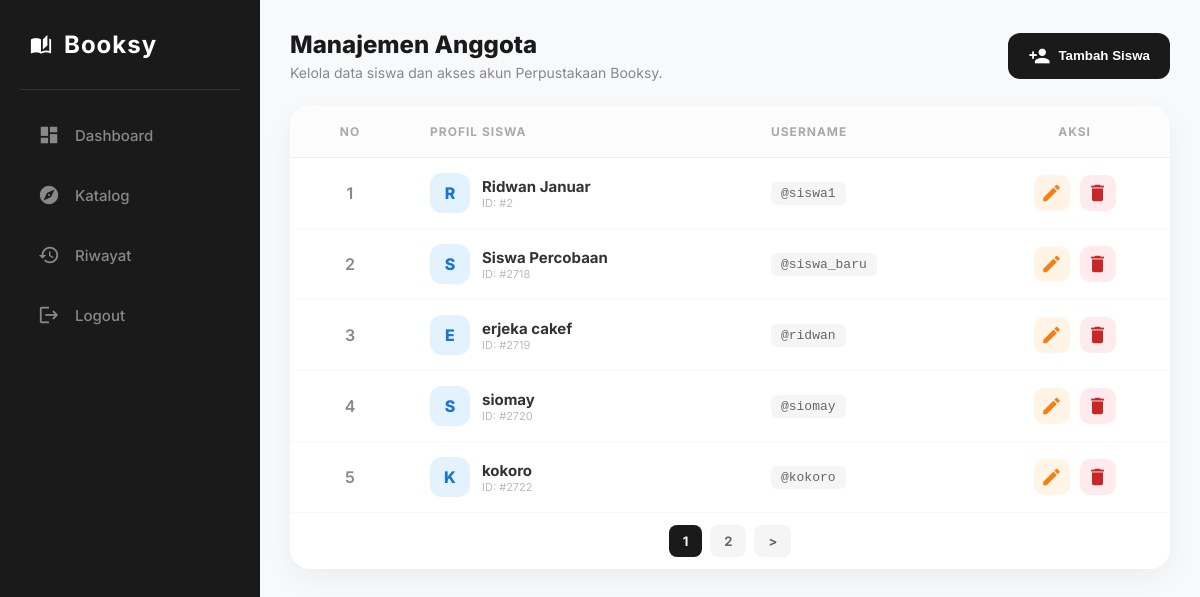
/admin/kelola_user, run on an earlier commit of the app's database.
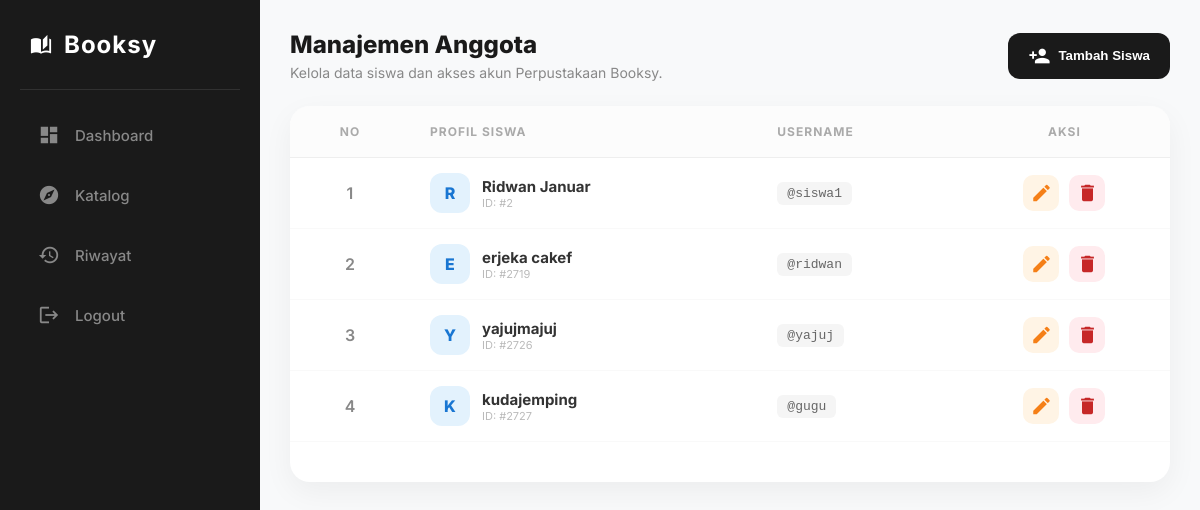
And on a later commit of the database.
### tables this page shows
CREATE TABLE `users` (
  `id_user` int(11) NOT NULL,
  `username` varchar(50) NOT NULL,
  `password` varchar(255) NOT NULL,
  `nama_lengkap` varchar(100) NOT NULL,
  `alamat` text DEFAULT NULL,
  `role` enum('admin','siswa') DEFAULT 'siswa',
  `created_at` timestamp NOT NULL DEFAULT current_timestamp()
);

### application/controllers/Admin.php (called while the page is built, shortened)
<?php
class Admin extends CI_Controller
{
    public function __construct()
    {
        $this->load->model('M_Buku');
        $this->load->model('M_User');
        $this->load->library('pagination');
        $this->load->library('pagination');
    }
    public function kelola_user($start = 0)
    {
        $config['base_url'] = base_url('admin/kelola_user');
        $config['total_rows'] = $this->M_User->count_siswa();
        $config['per_page'] = 5;
        $this->pagination->initialize($config);
        $data['user'] = $this->M_User->get_pagination_siswa($config['per_page'], $start);
        $data['pagination'] = $this->pagination->create_links();
        $this->load->view('layout/v_sidebar');
        $this->load->view('admin/v_kelola_user', $data);
    }
}

### index.php (called while the page is built, shortened)
<?php
require_once BASEPATH . 'core/CodeIgniter.php';

### application/config/config.php (called while the page is built, shortened)
<?php
$config['base_url'] = 'http://localhost/perpuz';
$config['index_page'] = '';
$config['uri_protocol']	= 'REQUEST_URI';
$config['url_suffix'] = '';
$config['language']	= 'english';
$config['charset'] = 'UTF-8';
$config['enable_hooks'] = FALSE;
$config['subclass_prefix'] = 'MY_';
$config['composer_autoload'] = FALSE;
$config['permitted_uri_chars'] = 'a-z 0-9~%.:_\-';
$config['enable_query_strings'] = FALSE;
$config['controller_trigger'] = 'c';
$config['function_trigger'] = 'm';
$config['directory_trigger'] = 'd';
$config['allow_get_array'] = TRUE;
$config['log_threshold'] = 0;
$config['log_path'] = '';
$config['log_file_extension'] = '';
$config['log_file_permissions'] = 0644;
$config['log_date_format'] = 'Y-m-d H:i:s';
$config['error_views_path'] = '';
$config['cache_path'] = '';
$config['cache_query_string'] = FALSE;
$config['encryption_key'] = '';
$config['sess_driver'] = 'files';
$config['sess_cookie_name'] = 'ci_session';
$config['sess_samesite'] = 'Lax';
$config['sess_expiration'] = 7200;
$config['sess_save_path'] = NULL;
$config['sess_match_ip'] = FALSE;
$config['sess_time_to_update'] = 300;
$config['sess_regenerate_destroy'] = FALSE;
$config['cookie_prefix']	= '';
$config['cookie_domain']	= '';
$config['cookie_path']		= '/';
$config['cookie_secure']	= FALSE;
$config['cookie_httponly'] 	= FALSE;
$config['cookie_samesite'] 	= 'Lax';
$config['standardize_newlines'] = FALSE;
$config['global_xss_filtering'] = FALSE;
$config['csrf_protection'] = FALSE;
$config['csrf_token_name'] = 'csrf_test_name';
$config['csrf_cookie_name'] = 'csrf_cookie_name';
$config['csrf_expire'] = 7200;
$config['csrf_regenerate'] = TRUE;
$config['csrf_exclude_uris'] = array();
$config['compress_output'] = FALSE;
$config['time_reference'] = 'local';
$config['rewrite_short_tags'] = FALSE;
$config['proxy_ips'] = '';

### application/models/M_User.php (called while the page is built)
<?php
class M_User extends CI_Model
{
    public function count_siswa()
    {
        $this->db->where('role', 'siswa');
        return $this->db->count_all_results('users');
    }
    public function get_pagination_siswa($limit, $start)
    {
        $this->db->where('role', 'siswa');
        return $this->db->get('users', $limit, $start)->result();
    }
}

### application/views/admin/v_kelola_user.php (the view, shortened to what this page needs)
<div class="content">
    <div class="page-header">
        <div class="header-text">
            <h2>Manajemen Anggota</h2>
            <p>Kelola data siswa dan akses akun Perpustakaan Booksy.</p>
        </div>
        <button class="btn-add" onclick="document.getElementById('modalUser').style.display='block'">
            <span class="material-icons">person_add</span>
            Tambah Siswa
        </button>
    </div>
    <div class="table-card">
        <table class="modern-table">
            <thead>
                <tr>
                    <th style="width: 80px; text-align: center;">No</th>
                    <th>Profil Siswa</th>
                    <th>Username</th>
                    <th style="text-align: center;">Aksi</th>
                </tr>
            </thead>
            <tbody>
                <?php $no = $this->uri->segment(3) + 1;
                foreach ($user as $u): ?>
                    <tr>
                        <td style="text-align: center; color: #888; font-weight: 600;"><?= $no++ ?></td>
                        <td>
                            <div class="user-profile-cell">
                                <div class="avatar">
                                    <?= strtoupper(substr($u->nama_lengkap, 0, 1)) ?>
                                </div>
                                <div class="user-det">
                                    <strong><?= $u->nama_lengkap ?></strong>
                                    <small>ID: #<?= $u->id_user ?></small>
                                </div>
                            </div>
                        </td>
                        <td>
                            <code class="username-tag">@<?= $u->username ?></code>
                        </td>
                        <td style="text-align: center;">
                            <div class="action-group">
                                <button class="btn-icon edit"
                                    onclick="editUser('<?= $u->id_user ?>', '<?= $u->username ?>', '<?= $u->nama_lengkap ?>')"
                                    title="Edit Data">
                                    <span class="material-icons">edit</span>
                                </button>
                                <a href="<?= base_url('admin/user_delete/' . $u->id_user) ?>"
                                   class="btn-icon delete"
                                   onclick="return confirm('Hapus siswa <?= $u->nama_lengkap ?>?')"
                                   title="Hapus Data">
                                    <span class="material-icons">delete</span>
                                </a>
                            </div>
                        </td>
                    </tr>
                <?php endforeach; ?>
            </tbody>
        </table>
        <div class="pagination-container">
            <?= $pagination ?>
        </div>
    </div>
</div>

### application/views/layout/v_sidebar.php (shortened to what this page needs)
<?php
$segment1 = $this->uri->segment(1);
$segment2 = $this->uri->segment(2);
$role = $this->session->userdata('role');
?>
<div class="sidebar">
    <div class="brand">
        <span class="material-icons">auto_stories</span>
        <h3>Booksy</h3>
    </div>
    <hr class="line">
    <ul class="nav-list">
        <?php if ($role == 'admin'): ?>
            <li class="<?= (empty($segment2) || $segment2 == 'dashboard') ? 'active' : '' ?>">
                <a href="<?= base_url('admin') ?>">
                    <span class="material-icons">dashboard</span> Dashboard
                </a>
            </li>
            <li class="<?= ($segment2 == 'kelola_buku') ? 'active' : '' ?>">
                <a href="<?= base_url('admin/kelola_buku') ?>">
                    <span class="material-icons">menu_book</span> Kelola Buku
                </a>
            </li>
            <li class="<?= ($segment2 == 'kelola_user') ? 'active' : '' ?>">
                <a href="<?= base_url('admin/kelola_user') ?>">
                    <span class="material-icons">group</span> Anggota
                </a>
            </li>
            <li class="<?= ($segment2 == 'transaksi') ? 'active' : '' ?>">
                <a href="<?= base_url('admin/transaksi') ?>">
                    <span class="material-icons">swap_horiz</span> Transaksi
                </a>
            </li>
            <li class="<?= ($segment2 == 'laporan') ? 'active' : '' ?>">
                <a href="<?= base_url('admin/laporan') ?>">
                    <span class="material-icons">analytics</span> Laporan
                </a>
            </li>
        <?php else: ?>
            <li class="<?= ($segment1 == 'siswa' && (empty($segment2) || $segment2 == 'index' || $segment2 == 'dashboard')) ? 'active' : '' ?>">
                <a href="<?= base_url('siswa') ?>">
                    <span class="material-icons">dashboard</span> Dashboard
                </a>
            </li>
            <li class="<?= ($segment2 == 'buku' || $segment2 == 'katalog') ? 'active' : '' ?>">
                <a href="<?= base_url('siswa/buku') ?>">
                    <span class="material-icons">explore</span> Katalog
                </a>
            </li>
            <li class="<?= ($segment2 == 'riwayat') ? 'active' : '' ?>">
                <a href="<?= base_url('siswa/riwayat') ?>">
                    <span class="material-icons">history</span> Riwayat
                </a>
            </li>
        <?php endif; ?>
        <li class="logout-item">
            <a href="<?= base_url('auth/logout') ?>" onclick="return confirm('Yakin mau log out, Bestie?')">
                <span class="material-icons">logout</span> Logout
            </a>
        </li>
    </ul>
</div>

### application/views/layout/v_sidebar.php (style rules this page uses)
.sidebar { width: var(--sidebar-width); background: var(--primary-dark); height: 100vh; padding: 30px 20px; color: white; box-sizing: border-box; position: fixed; left: 0; top: 0; z-index: 1000; display: flex; flex-direction: column; }
.brand { display: flex; align-items: center; gap: 12px; padding: 0 10px 10px; }
.brand h3 { margin: 0; letter-spacing: 1px; font-size: 24px; font-weight: 700; }
.line { border: 0; height: 1px; background: rgba(255, 255, 255, 0.1); margin: 20px 0; }
.nav-list { list-style: none; padding: 0; margin: 0; flex: 1; }
.nav-list li { margin-bottom: 10px; }
.nav-list li a { display: flex; align-items: center; gap: 15px; text-decoration: none; color: var(--text-gray); padding: 14px 18px; border-radius: 12px; transition: all 0.3s cubic-bezier(0.4, 0, 0.2, 1); font-size: 15px; font-weight: 500; }
.logout-item { margin-top: auto; }
.material-icons { font-size: 22px; }
.content { margin-left: var(--sidebar-width); padding: 30px; min-height: 100vh; box-sizing: border-box; }

### application/views/admin/v_kelola_user.php (style rules this page uses)
.page-header { display: flex; justify-content: space-between; align-items: center; margin-bottom: 25px; }
.header-text h2 { margin: 0; font-size: 24px; font-weight: 800; color: #1a1a1a; }
.header-text p { margin: 5px 0 0; color: #888; font-size: 14px; }
.btn-add { background: #1a1a1a; color: white; border: none; padding: 12px 20px; border-radius: 12px; display: flex; align-items: center; gap: 8px; font-weight: 700; cursor: pointer; transition: 0.3s; }
.table-card { background: #fff; border-radius: 20px; box-shadow: 0 10px 30px rgba(0,0,0,0.05); overflow: hidden; }
.modern-table { width: 100%; border-collapse: collapse; }
.modern-table th { background: #fcfcfc; padding: 18px 20px; text-align: left; font-size: 12px; color: #aaa; text-transform: uppercase; letter-spacing: 1px; border-bottom: 1px solid #eee; }
.modern-table td { padding: 15px 20px; border-bottom: 1px solid #f9f9f9; vertical-align: middle; }
.user-profile-cell { display: flex; align-items: center; gap: 12px; }
.avatar { width: 40px; height: 40px; background: #e3f2fd; color: #1976d2; border-radius: 12px; display: flex; align-items: center; justify-content: center; font-weight: 800; font-size: 16px; }
.user-det strong { display: block; font-size: 15px; color: #333; }
.user-det small { color: #bbb; font-size: 11px; }
.username-tag { background: #f5f5f5; padding: 4px 10px; border-radius: 6px; font-family: 'Monaco', monospace; font-size: 13px; color: #666; }
.action-group { display: flex; justify-content: center; gap: 10px; }
.btn-icon { width: 36px; height: 36px; border-radius: 10px; border: none; display: flex; align-items: center; justify-content: center; cursor: pointer; transition: 0.2s; text-decoration: none; }
.btn-icon.edit { background: #fff4e5; color: #f57f17; }
.btn-icon.delete { background: #ffebee; color: #c62828; }
.pagination-container { padding: 20px; text-align: center; }
.pagination-container a, .pagination-container strong { padding: 8px 14px; margin: 0 4px; border-radius: 8px; text-decoration: none; font-weight: bold; font-size: 13px; }
.pagination-container a { background: #f5f5f5; color: #666; }
.pagination-container strong { background: #1a1a1a; color: #fff; }

What changed in the data, as far as the page shows it:
removed users: nama_lengkap "S", nama_lengkap "Siswa Percobaan", id_user "2718", username "siswa_baru"
removed users: nama_lengkap "S", nama_lengkap "siomay", id_user "2720", username "siomay"
removed users: nama_lengkap "K", nama_lengkap "kokoro", id_user "2722", username "kokoro"
added users: nama_lengkap "Y", nama_lengkap "yajujmajuj", id_user "2726", username "yajuj"
added users: nama_lengkap "K", nama_lengkap "kudajemping", id_user "2727", username "gugu"
Also different on the page:
$pagination: "1 2 >" → (not shown)
